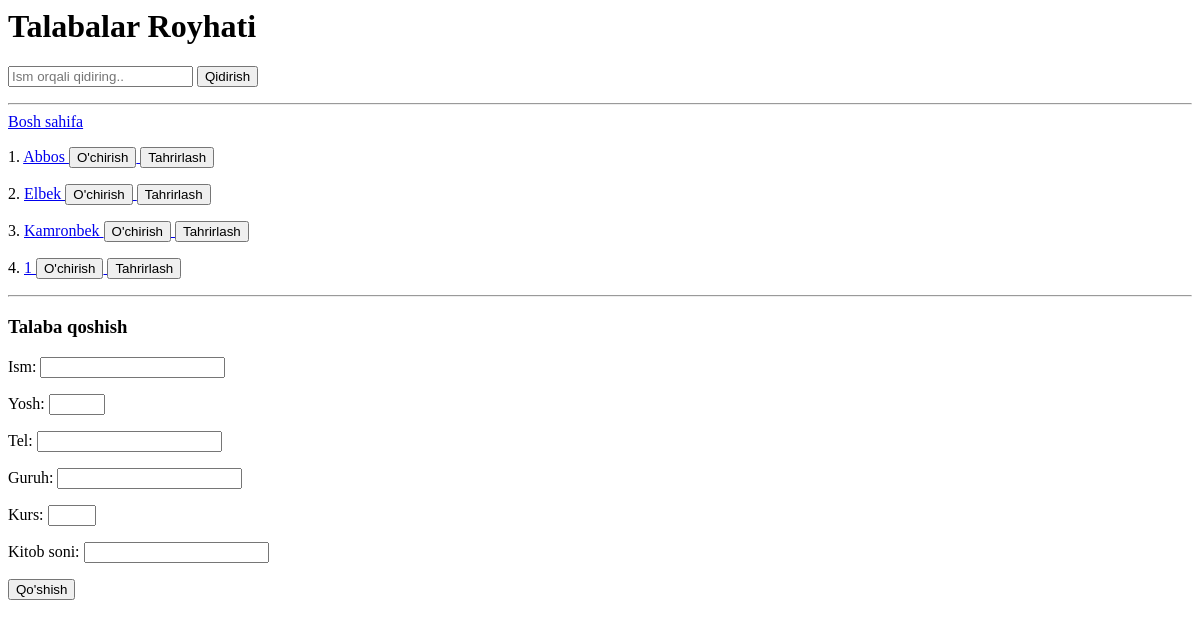
/talabalar/, run on an earlier commit of the app's database.
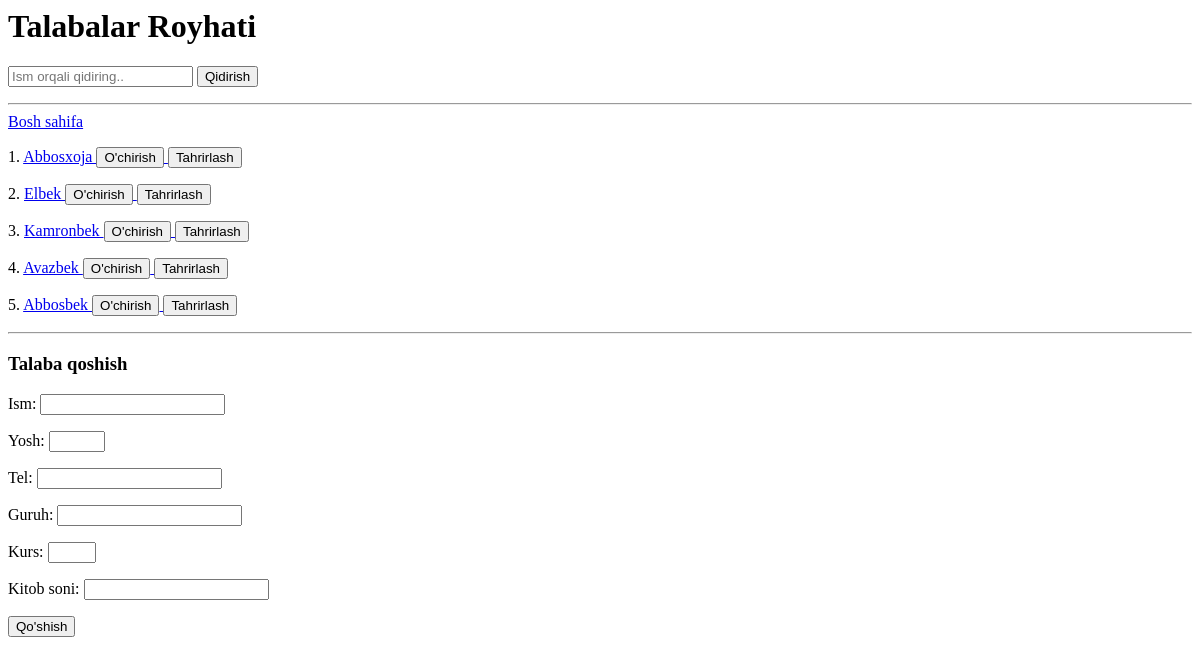
And on a later commit of the database.
### main/models.py (models this page shows, shortened)
class Talaba(models.Model):
    ism = models.CharField(max_length=50)
    yosh = models.PositiveSmallIntegerField()
    tel = models.CharField(max_length=15)
    guruh = models.CharField(max_length=50)
    kurs = models.PositiveSmallIntegerField(validators=[MinValueValidator(1), MaxValueValidator(4)],default=1)
    kitob_soni = models.PositiveSmallIntegerField(default=1)
    class Meta:
        verbose_name_plural = 'Talabalar'

### main/views.py (the view, shortened to what this page needs)
# urls.py: path('talabalar/', talabalar_view,name='talabalar'),
def talabalar_view(request):
    talaba_form = TalabaPostForm()
    talabalar = Talaba.objects.all()
    q_soz = request.GET.get("q_soz")
    if q_soz is not None:
        talabalar = Talaba.objects.filter(ism__icontains=q_soz)
    context = {"talabalar": talabalar, 'q_soz': q_soz , 'form': talaba_form }
    return render(request, "talabalar.html", context )

### main/forms.py
class TalabaPostForm(forms.Form):
    ism = forms.CharField()
    yosh = forms.IntegerField(min_value=15 , max_value=60)
    tel = forms.CharField()
    guruh = forms.CharField()
    kurs = forms.IntegerField(min_value=1,max_value=4)
    kitob_soni = forms.IntegerField()

### templates/talabalar.html (shortened to what this page needs)
<h1>Talabalar Royhati</h1>
<form>
    <input type="text" name="q_soz" placeholder="Ism orqali qidiring.."
    >
    <button>Qidirish</button>
</form>
<hr>
<a href="/">Bosh sahifa</a>
{% for talaba in talabalar %}
<p>
    {{ forloop.counter }}.
    <a href="/talabalar/{{ talaba.id }}/">
        {{talaba.ism}}
    </a>
    <a href="/talabalar/{{ talaba.id }}/delete/">
        <button>O'chirish</button>
    </a>
     <a href="/talabalar/{{ talaba.id }}/update/">
        <button>Tahrirlash</button>
    </a>
</p>
{% endfor %}
<hr>
<h3>Talaba qoshish</h3>
<form method="post">
    {{ form.as_p }}
    <button>Qo'shish</button>
</form>

What changed in the data, as far as the page shows it:
changed Talaba: ism "Abbos" → "Abbosxoja"
changed Talaba: ism "1" → "Avazbek"
added Talaba: ism "Abbosbek"
